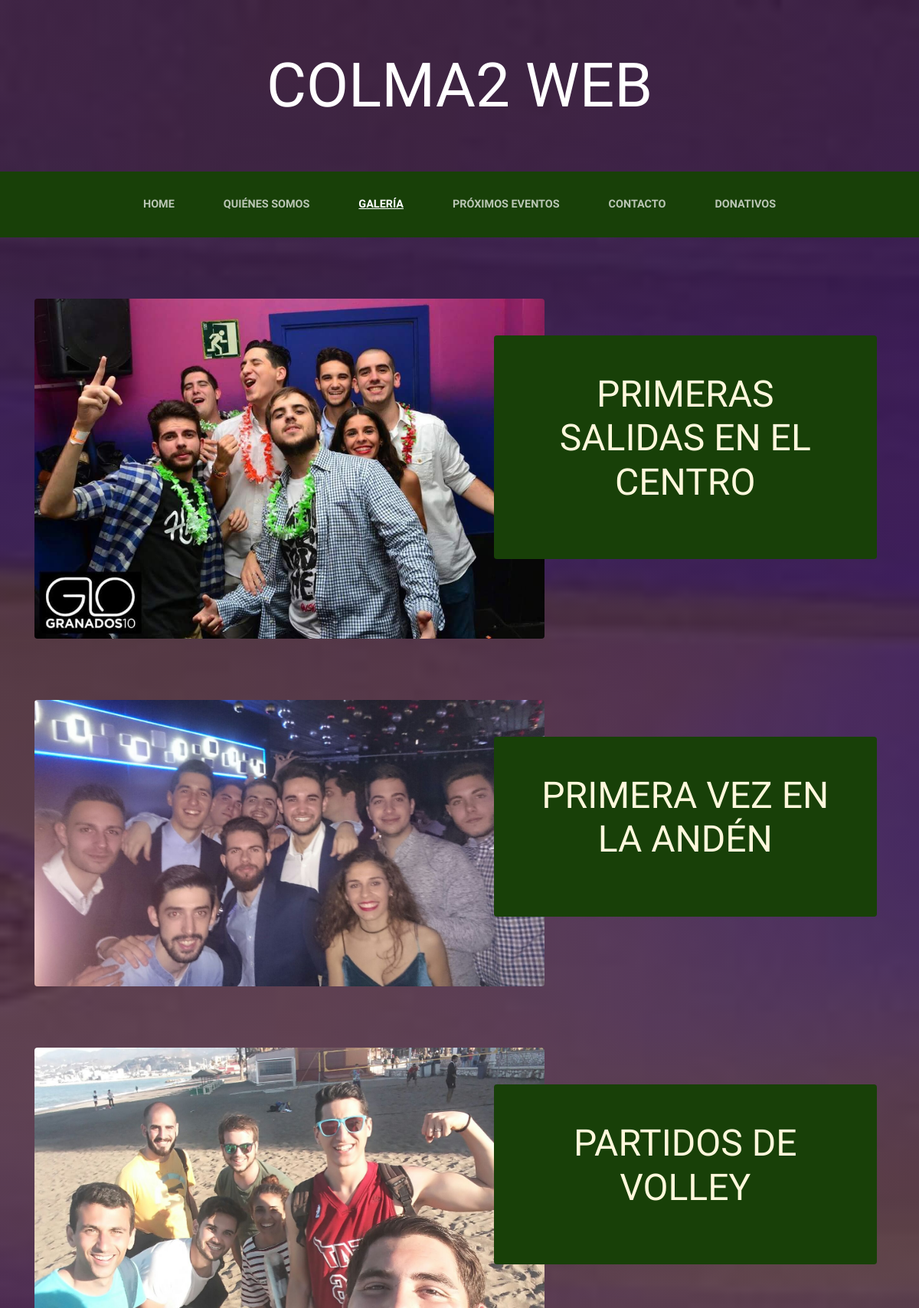
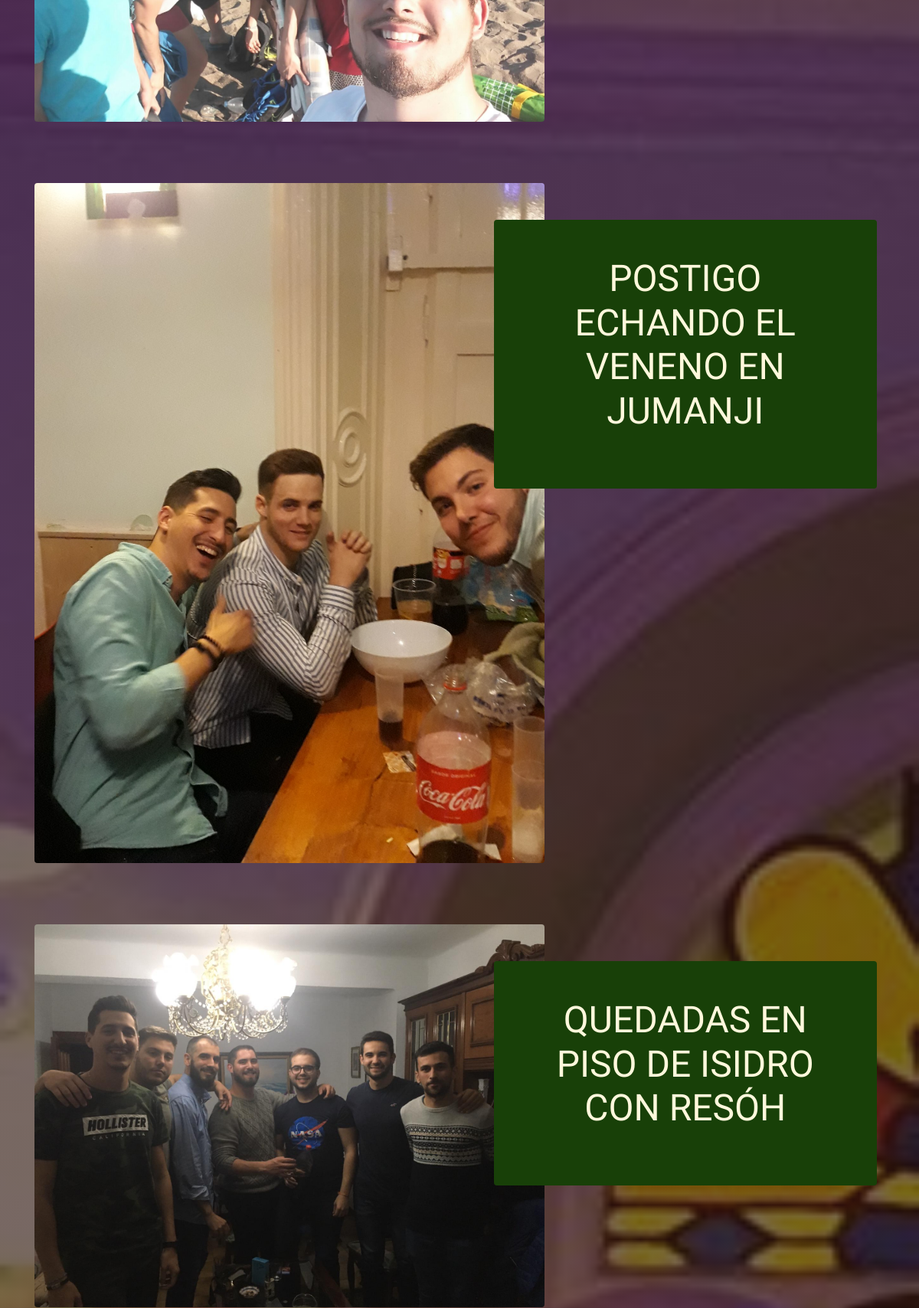
Page /galeria/ (upper part) on the committed database (2 pictures, top to bottom).
### Galeria/models.py (models this page shows, shortened)
class Galeria(models.Model):
    descripcion=models.CharField(max_length=400)
    imagen=models.ImageField(upload_to='galeria')
    created=models.DateTimeField(auto_now_add=True)
    updated=models.DateTimeField(auto_now_add=True)
    class Meta:
        verbose_name='galeria'
        verbose_name_plural='galeria'

### Galeria/views.py (the view)
# urls.py: path('galeria/',include('Galeria.urls')),
def galeria(request):
    galeria=Galeria.objects.all()
    return render(request, "Galeria/galeria.html",{"galeria":galeria})

### Galeria/templates/Galeria/galeria.html
{% extends "Colma2WebApp/base.html" %}
{% load static %}
{% block content %}
{% for galeria in galeria %}
<section class="page-section clearfix">
  <div class="container">
    <div class="intro">
      <img class="intro-img img-fluid mb-3 mb-lg-0 rounded" src="{{galeria.imagen.url}}" alt="" style="width: 60%;">
      <div class="intro-text left-0 text-center bg-faded p-5 rounded">
        <h2 class="section-heading mb-4" >
          <span class="section-heading-lower">{{galeria.descripcion}}</span>
        </h2>
      </div>
    </div>
  </div>
</section>
{% endfor %}
  {% endblock %}

### Colma2WebApp/static/Colma2WebApp/css/gestion.css (style rules this page uses)
body { font-family: 'Lora'; background: linear-gradient(rgba(47, 23, 15, 0.65), rgba(47, 23, 15, 0.65)), url("../img/bg_main.jpg"); background-attachment: fixed; background-position: center; background-size: cover; }
h1, h2, h3, h4, h5, h6 { font-family: 'Raleway'; }
.page-section { margin-top: 5rem; margin-bottom: 5rem; }
.section-heading { text-transform: uppercase; }
.section-heading .section-heading-lower { display: block; font-size: 3rem; font-weight: 100; }
.bg-faded { background-color: rgba(255, 255, 255, 0.85); }
.intro { position: relative; }
@media (min-width: 992px) { .intro .intro-img { width: 75%; float: left; } }
@media (min-width: 992px) { .intro .intro-text { left: 600; width: 60%; margin-top: 3rem; background-color: rgba(24, 64, 8); color: cornsilk; position: absolute; } }
@media (min-width: 1200px) { .intro .intro-text { width: 45%; } }

### rows in the picture
Galeria: imagen (picture), descripcion "PRIMERAS SALIDAS EN EL CENTRO"
Galeria: imagen (picture), descripcion "PRIMERA VEZ EN LA ANDÉN"
Galeria: imagen (picture), descripcion "PARTIDOS DE VOLLEY"
Galeria: imagen (picture), descripcion "POSTIGO ECHANDO EL VENENO EN JUMANJI"
Galeria: imagen (picture), descripcion "QUEDADAS EN PISO DE ISIDRO CON RESÓH"
